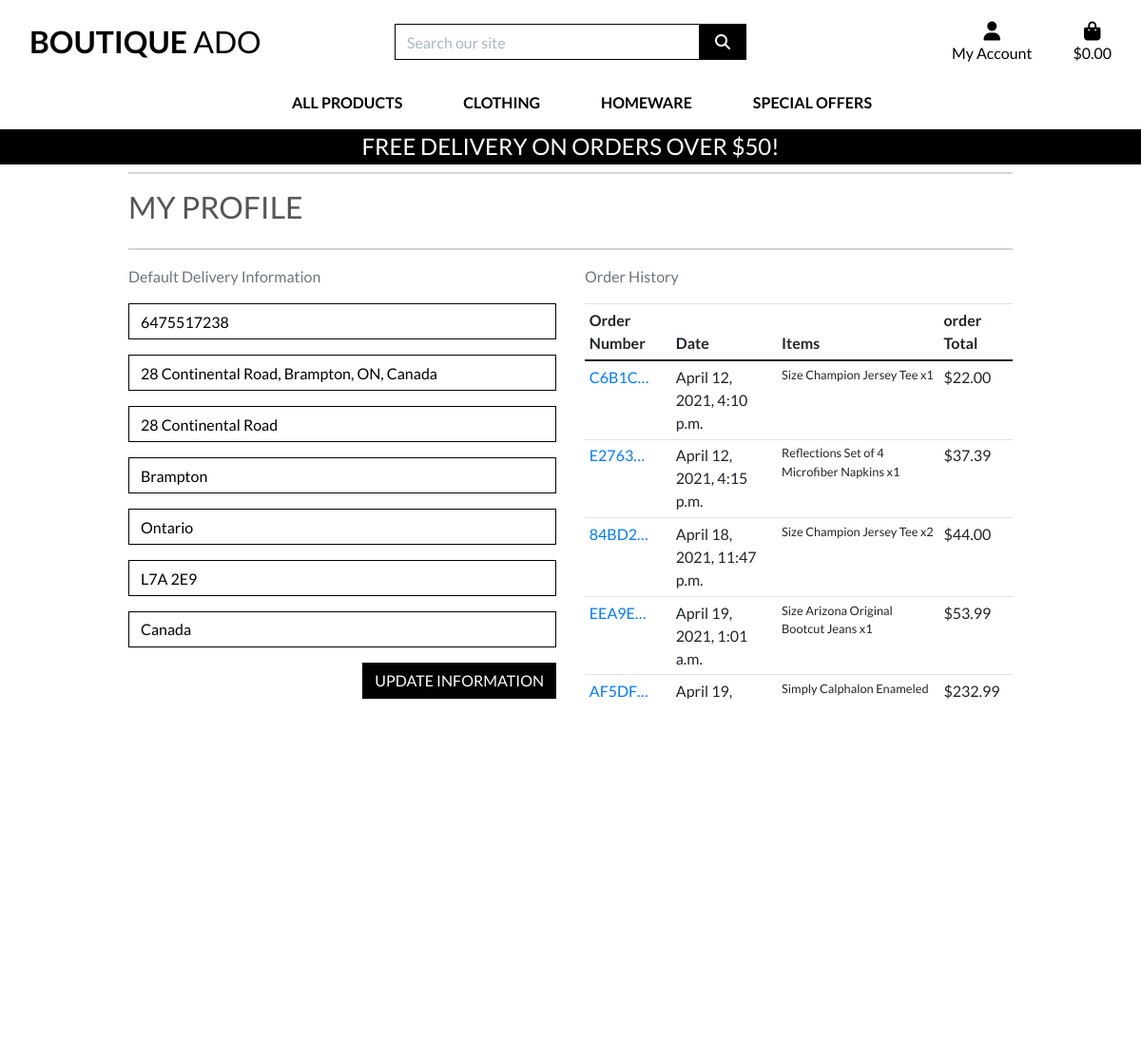
Page /profile/ (signed in) on the committed database.
### profiles/models.py (models this page shows, shortened)
class UserProfile(models.Model):
    user = models.OneToOneField(User, on_delete=models.CASCADE)
    user = models.OneToOneField(User, on_delete=models.CASCADE)
    default_phone_number = models.CharField(max_length=20,
                                            null=True, blank=True)
    default_street_address1 = models.CharField(max_length=80,
                                               null=True, blank=True)
    default_street_address2 = models.CharField(max_length=80,
                                               null=True, blank=True)
    default_town_or_city = models.CharField(max_length=40,
                                            null=True, blank=True)
    default_county = models.CharField(max_length=80,
                                      null=True, blank=True)
    default_postcode = models.CharField(max_length=20,
                                        null=True, blank=True)
    default_country = CountryField(blank_label='Country',
                                   null=True, blank=True)

### checkout/models.py (models this page shows, shortened)
class Order(models.Model):
    order_number = models.CharField(max_length=32, null=False, editable=False)
    user_profile = models.ForeignKey(UserProfile, on_delete=models.SET_NULL,
                                null=True, blank=True, related_name='orders')
    full_name = models.CharField(max_length=50, null=False, blank=False)
    email = models.EmailField(max_length=254, null=False, blank=False)
    phone_number = models.CharField(max_length=20, null=False, blank=False)
    country = CountryField(blank_label='Country *', null=False, blank=False)
    postcode = models.CharField(max_length=20, null=True, blank=True)
    town_or_city = models.CharField(max_length=40, null=False, blank=False)
    street_address1 = models.CharField(max_length=80, null=False, blank=False)
    street_address2 = models.CharField(max_length=80, null=True, blank=True)
    county = models.CharField(max_length=80, null=True, blank=True)
    date = models.DateTimeField(auto_now_add=True)
    delivery_cost = models.DecimalField(max_digits=6, decimal_places=2, null=False, default=0)
    order_total = models.DecimalField(max_digits=10, decimal_places=2, null=False, default=0)
    grand_total = models.DecimalField(max_digits=10, decimal_places=2, null=False, default=0)

class OrderLineItem(models.Model):
    order = models.ForeignKey(Order, null=False, blank=False, on_delete=models.CASCADE, related_name='lineitems')
    product = models.ForeignKey(Product, null=False, blank=False, on_delete=models.CASCADE)
    product_size = models.CharField(max_length=2, null=True, blank=True) # XS, S, M, L,
    quantity = models.IntegerField(null=False, blank=False, default=0)
    lineitem_total = models.DecimalField(max_digits=6, decimal_places=2, null=False, blank=False, editable=False)

### products/models.py (models this page shows, shortened)
class Product(models.Model):
    category = models.ForeignKey('Category', null=True, blank=True,
                                 on_delete=models.SET_NULL)
    sku = models.CharField(max_length=254, null=True, blank=True)
    name = models.CharField(max_length=254)
    description = models.TextField()
    has_sizes = models.BooleanField(default=False, null=True, blank=True)
    price = models.DecimalField(max_digits=6, decimal_places=2)
    rating = models.DecimalField(max_digits=6, decimal_places=2, null=True,
                                 blank=True)
    image_url = models.URLField(max_length=1024, null=True, blank=True)
    image = models.ImageField(null=True, blank=True)

### profiles/views.py (the view)
# urls.py: path('profile/', include('profiles.urls')),
def profile(request):
    profile = get_object_or_404(UserProfile, user=request.user)
    if request.method == 'POST':
        form = UserProfileForm(request.POST, instance=profile)
        if form.is_valid():
            form.save()
            messages.success(request, 'Profile updated successfully')
    form = UserProfileForm(instance=profile)
    orders = profile.orders.all()
    template = 'profiles/profile.html'
    context = {
        'form': form,
        'orders': orders,
        'on_profile_page': True
    }
    return render(request, template, context)

### bag/contexts.py (called while the page is built, shortened)
def bag_contents(request):
    bag_items = []
    total = 0
    product_count = 0
    bag = request.session.get('bag', {})
    if total < settings.FREE_DELIVERY_THRESHOLD:
        delivery = total * Decimal(settings.STANDARD_DELIVERY_PERCENTAGE / 100)
        free_delivery_delta = settings.FREE_DELIVERY_THRESHOLD - total
    else:
        delivery = 0
        free_delivery_delta = 0
    grand_total = delivery + total
    context = {
        'bag_items': bag_items,
        'total': total,
        'product_count': product_count,
        'delivery': delivery,
        'free_delivery_delta': free_delivery_delta,
        'free_delivery_threshold': settings.FREE_DELIVERY_THRESHOLD,
        'grand_total': grand_total,
    }
    return context

### profiles/templates/profiles/profile.html (shortened to what this page needs)
{% extends "base.html" %}
{% load static %}
{% block extra_css %}
    <link rel="stylesheet" href="{% static 'profiles/css/profile.css' %}">
{% endblock %}
{% block page_header %}
    <div class="container header-container">
        <div class="row">
            <div class="col"></div>
        </div>
    </div>
{% endblock %}
{% block content %}
    <div class="overlay"></div>
    <div class="container">
        <div class="row">
            <div class="col">
                <hr>
                <h2 class="logo-font mb-4">My Profile</h2>
                <hr>
            </div>
        </div>
        <div class="row">
           <div class="col-12 col-lg-6">
               <p class="text-muted">Default Delivery Information</p>
                <form class="mt-3" action="{% url 'profile' %}" method="POST" id="profile-update-form">
                    {{ form | crispy }}
                    <button class="btn btn-black rounded-0 text-uppercase float-right">Update Information</button>
               </form>
           </div>
           <div class="col-12 col-lg-6">
               <p class="text-muted">Order History</p>
               <div class="order-history tabld-responsive">
                   <table class=" table table-sm table-boardeless">
                       <thead>
                           <tr>
                               <th> Order Number</th>
                               <th> Date </th>
                               <th> Items </th>
                               <th> order Total </th>
                           </tr>
                       </thead>
                      <tbody>
                          {% for order in orders %}
                          <tr>
                             <td>
                                 <a href="{% url 'order_history' order.order_number %}"
                                  title="{{order.order_number}}">
                                   {{ order.order_number|truncatechars:6 }}
                                 </a>
                             </td>
                            <td>{{ order.date }}</td>
                            <td>
                                <ul class = "list-unstyled">
                                    {% for item in order.lineitems.all %}
                                        <li class="small">
                                            {% if item.product.has_sizes %}
                                                Size {{ item.product.size|upper }}
                                            {% endif %}{{ item.product.name }} x{{ item.quantity }}
                                        </li>
                                    {% endfor %}
                                </ul>
                            </td>
                            <td>${{ order.grand_total  }}</td>
                          </tr>
                          {% endfor %}
                      </tbody>
                   </table>
               </div>
           </div>
        </div>
{% endblock %}

### static/css/base.css (style rules this page uses)
html { height: 100%; }
body { background: url('/media/homepage_background_cropped.jpg') no-repeat center center fixed; background-size: cover; height: calc(100vh - 164px); color: #555; font-family: 'Lato'; }
.logo-font { text-transform: uppercase; }
.btn-black { background: black; color: white; }
.border-black { border: 1px solid black !important; }
.overlay { height: 100%; width: 100%; top: 0; left: 0; position: fixed; background: white; z-index: -1; }
@media (min-width: 1200px) { .container { max-width: 80%; } }
@media (min-width: 992px) { .header-container { padding-top: 164px; } }

### profiles/static/profiles/css/profile.css (style rules this page uses)
.order-history { max-height: 416px; overflow-y: auto; }
#profile-update-form .form-control { color: #000; }
#profile-update-form input::placeholder { color: #aab7c4; }
#id_default_country, #id_default_country option:not(:first-child) { color: #000; }

### rows in the picture
UserProfile: default_phone_number "6475517238", default_street_address1 "28 Continental Road, Brampton, ON, Canada", default_street_address2 "28 Continental Road", default_town_or_city "Brampton", default_county "Ontario", default_postcode "L7A 2E9", default_country "Canada"
Order: order_number "C6B1C…", date "April 12, 2021, 4:10 p.m.", grand_total "22.00"
OrderLineItem: product.name "Champion Jersey Tee", quantity "1"
Order: order_number "E2763…", date "April 12, 2021, 4:15 p.m.", grand_total "37.39"
OrderLineItem: product.name "Reflections Set of 4 Microfiber Napkins", quantity "1"
Order: order_number "84BD2…", date "April 18, 2021, 11:47 p.m.", grand_total "44.00"
OrderLineItem: product.name "Champion Jersey Tee", quantity "2"
Order: order_number "EEA9E…", date "April 19, 2021, 1:01 a.m.", grand_total "53.99"
OrderLineItem: product.name "Arizona Original Bootcut Jeans", quantity "1"
Order: order_number "AF5DF…", date "April 19,…", grand_total "232.99"
OrderLineItem: product.name "Simply Calphalon Enameled…"

### other values in the picture
{{ free_delivery_threshold }} "50"
